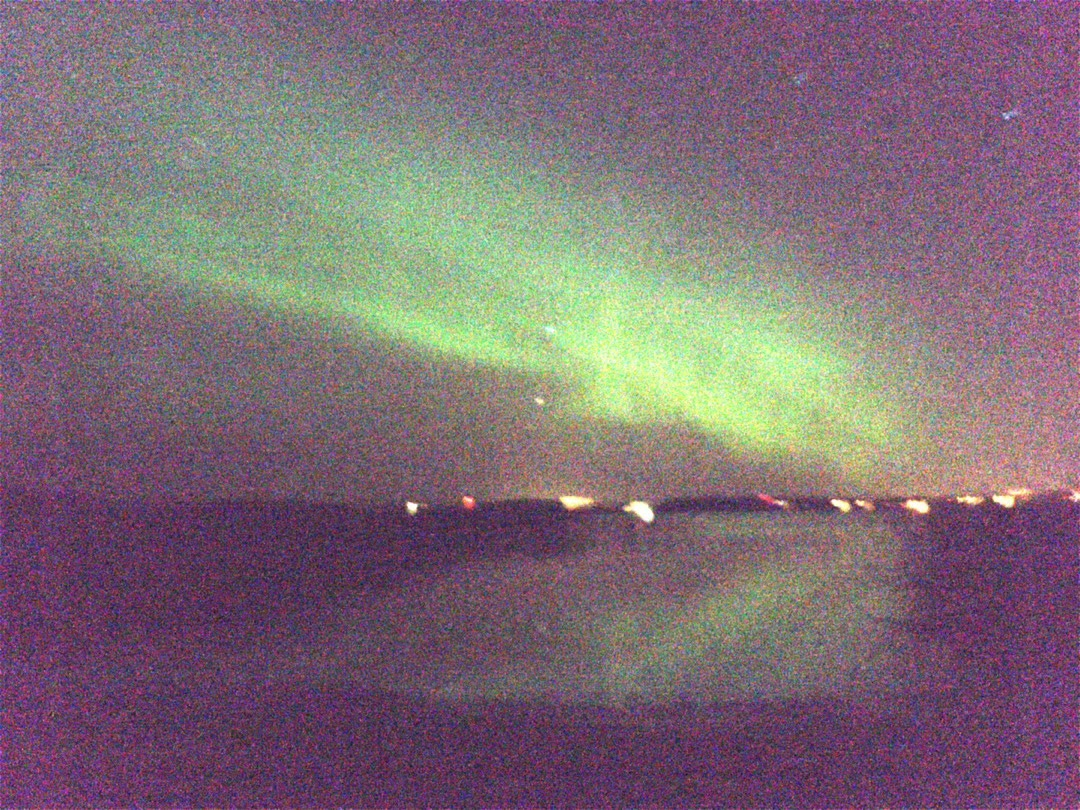
#> input picture Core Operation/Basic Operation/aurora.jpg, 1080 x 810 px
$ python 'Accessing and modifying pixel values.py'
#> lines starting #> are read from the running program, lines starting #| are printed output that depends on the picture; after the words box and inside, x2 and y2 are one past the last pixel; in counts of white or black regions, pixels touching at a corner belong together
# -*- coding: utf-8 -*-
# @Time : 2019/2/28 13:05
# @Author : Mengqi
# @Function :
# @File : Accessing and modifying pixel values.py
# @Software: PyCharm
import  cv2
import numpy as np

img = cv2.imread('aurora.jpg')
#> img is the input picture: shape (810, 1080, 3); mean B, G, R 116.8, 108, 125.7

cv2.namedWindow('Original')
cv2.imshow('Original', img)
cv2.waitKey()
cv2.destroyWindow('Original')

cv2.namedWindow('Changed')
px = img[100,100]
#> px = [135, 111, 145]
print(px)
#| [135 111 145]
print(img.dtype)
#| uint8
#accessing only blue pixel
blue = img[100,100,0]
#> blue = 135
print(blue)
#| 135

img[100,100] = [255, 255, 255]
#> img: shape (810, 1080, 3); under 0.01% of pixels changed, all inside (x1, y1, x2, y2) = (100, 100, 101, 101)
print (img[100,100])
#| [255 255 255]

# Accessing RED value
img.item(10,10,2)

# modifying RED value
img.itemset((10,10,2), 50)
#> img: shape (810, 1080, 3); mean B, G, R 116.8, 108, 125.7

# Shape of image
print(img.shape)
#| (810, 1080, 3)

# total number of pixels
print(img.size)
#| 2624400

# image datatype
print(img.dtype)
#| uint8

# Certain operation on region of image
# ROI = img[280:340, 330:390]
# # img[373:333, 100:160] = ROI
# #
# # cv2.imshow('Changed', img)
# # cv2.waitKey()
# # cv2.destroyAllWindows()

## Splitting and merging umage channels
b,g,r = cv2.split(img)
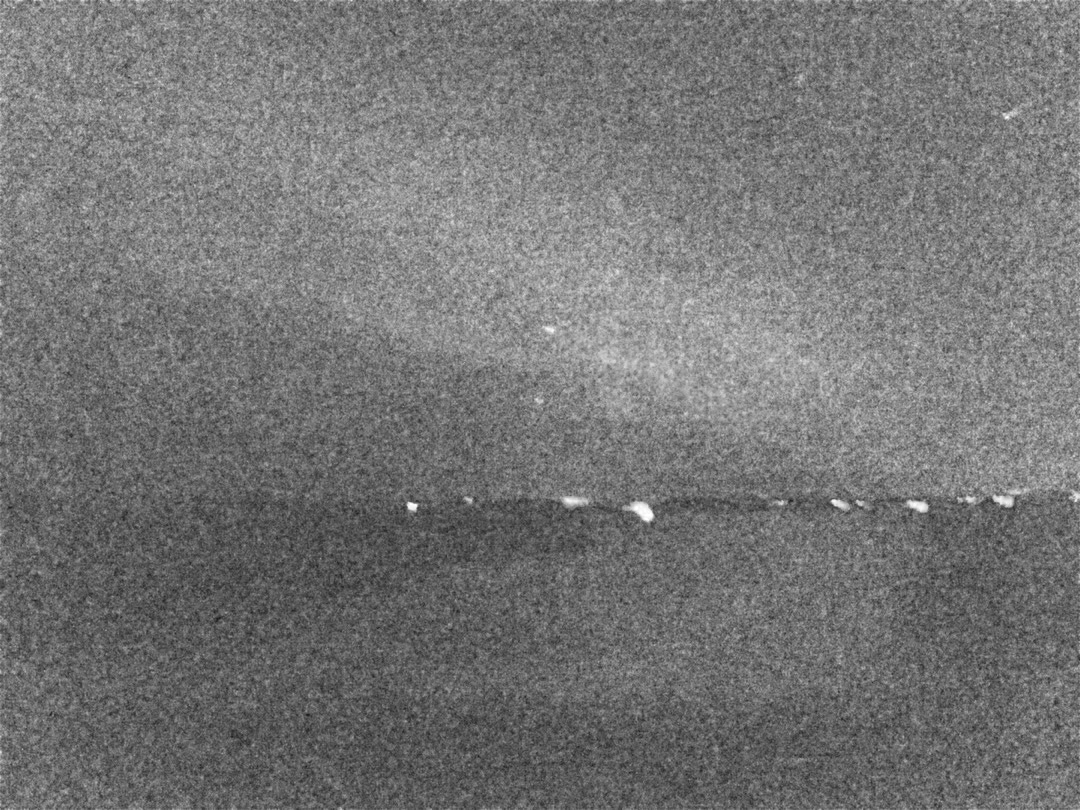
#> b: shape (810, 1080); min 29, max 255, mean 116.8
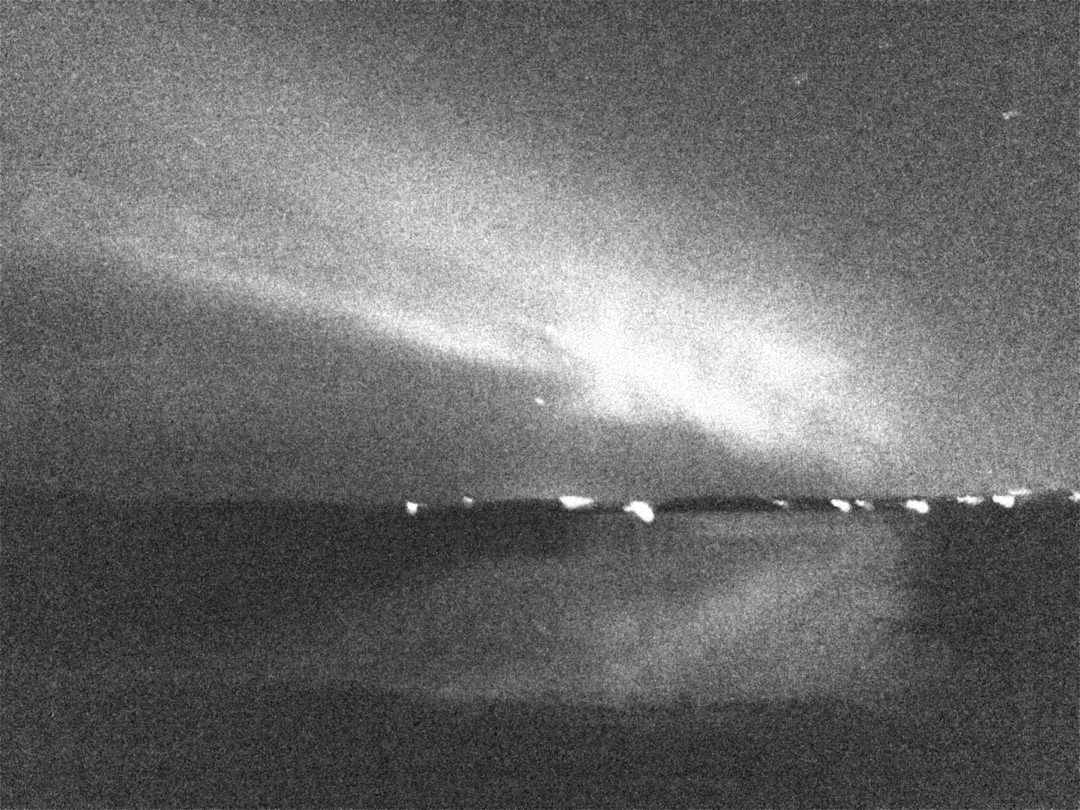
#> g: shape (810, 1080); min 7, max 255, mean 108
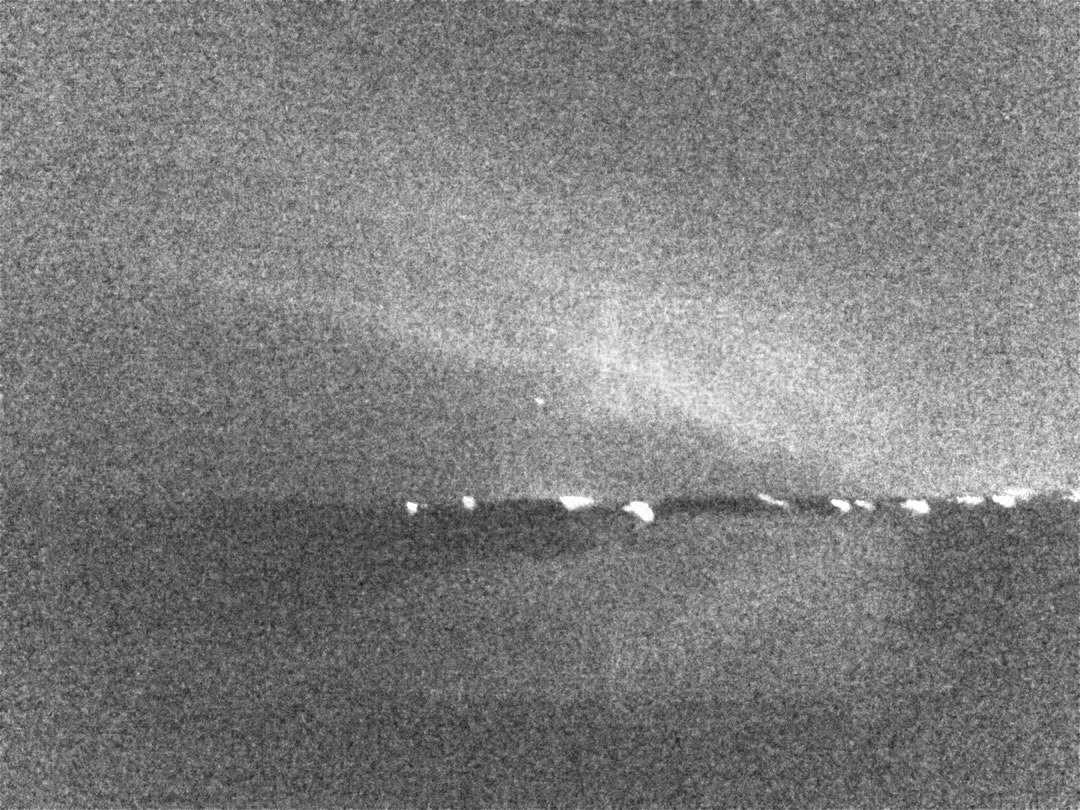
#> r: shape (810, 1080); min 16, max 255, mean 125.7
img = cv2.merge((b,g,r))

# b = img[:,:,0]
##
